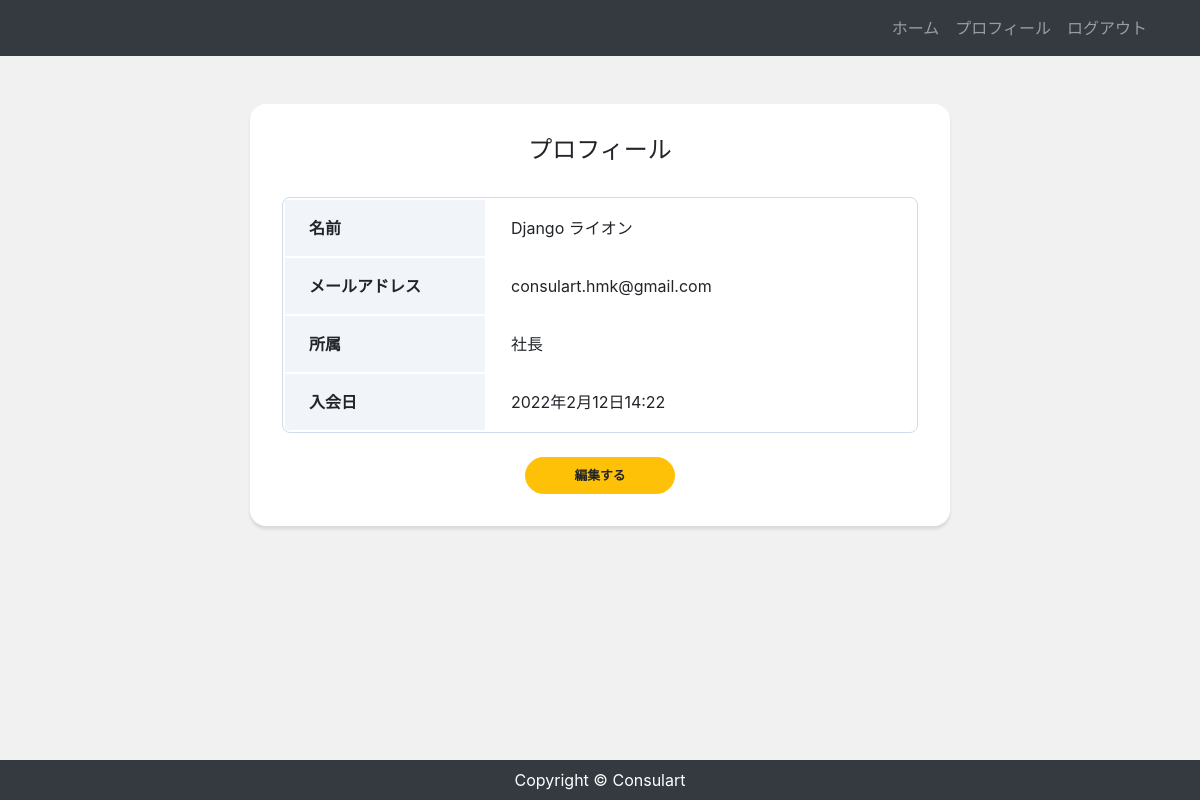
Page /accounts/profile/ (signed in) on the committed database.
### accounts/models.py (models this page shows, shortened)
class CustomUser(AbstractBaseUser, PermissionsMixin):
    email = models.EmailField('メールアドレス', unique=True)
    first_name = models.CharField('姓', max_length=30)
    last_name = models.CharField('名', max_length=30)
    department = models.CharField('所属', max_length=30, blank=True)
    created = models.DateTimeField('入会日', default=timezone.now)
    is_staff = models.BooleanField(
        ('staff status'),
        default=False,
        help_text=('Designates whether the user can log into this admin site.'),
    )
    is_active = models.BooleanField(
        ('active'),
        default=True,
        help_text=(
            'Designates whether this user should be treated as active. '
            'Unselect this instead of deleting accounts.'
        ),
    )
    objects = UserManager()
    EMAIL_FIELD = 'email'
    USERNAME_FIELD = 'email'
    REQUIRED_FIELDS = []
    class Meta:
        verbose_name = ('user')
        verbose_name_plural = ('users')

### accounts/views.py (the view)
# urls.py: path('profile/', views.ProfileView.as_view(), name='profile'),
class ProfileView(LoginRequiredMixin, View):
    def get(self, request, *args, **kwargs):
        user_data = CustomUser.objects.get(id=request.user.id)
        return render(request, 'accounts/profile.html', {
            'user_data': user_data,
        })

### accounts/templates/accounts/profile.html
{% extends 'app/base.html' %}
{% block content %}
<div class="card card-profile my-5 mx-auto">
    <div class="card-body">
        <h5 class="card-title text-center">プロフィール</h5>
        <table class="profile_table mb-4">
            <tbody>
                <tr>
                    <th class="header">名前</th>
                    <td class="data">{{ user_data.first_name }} {{ user_data.last_name }}</td>
                </tr>
                <tr>
                    <th class="header">メールアドレス</th>
                    <td class="data">{{ user_data.email }}</td>
                </tr>
                <tr>
                    <th class="header">所属</th>
                    <td class="data">{{ user_data.department }}</td>
                </tr>
                <tr>
                    <th class="header">入会日</th>
                    <td class="data">{{ user_data.created }}</td>
                </tr>
            </tbody>
        </table>
        <div class="button mx-auto">
            <a href="{% url 'profile_edit' %}" class="btn btn-lg btn-warning btn-block">編集する</a>
        </div>
    </div>
</div>
{% endblock %}

### app/static/css/style.css (style rules this page uses)
* { margin: 0; padding: 0; box-sizing: border-box; }
body { background: #F1F1F1; display: flex; flex-flow: column; min-height: 100vh; }
.card-profile { width: 700px; border: 0; border-radius: 1rem; box-shadow: 0 0.2rem 0.2rem 0 rgba(0, 0, 0, 0.1); }
.button { width: 150px; }
.btn { font-size: 80%; border-radius: 5rem; font-weight: bold; }
.profile_table { width: 100%; border: 1px solid #D1DBEB; border-radius: 8px; border-collapse: separate; overflow: hidden; }
.profile_table .header { width: 200px; padding: 16px 24px; text-align: left; background: #F1F5FA; }
.profile_table .data { padding: 16px 24px; }
.card-title { margin-bottom: 2rem; font-size: 1.5rem; }
.card-body { padding: 2rem; }

### rows in the picture
CustomUser: first_name "Django", last_name "ライオン", email "consulart.hmk@gmail.com", department "社長", created "2022年2月12日14:22"
